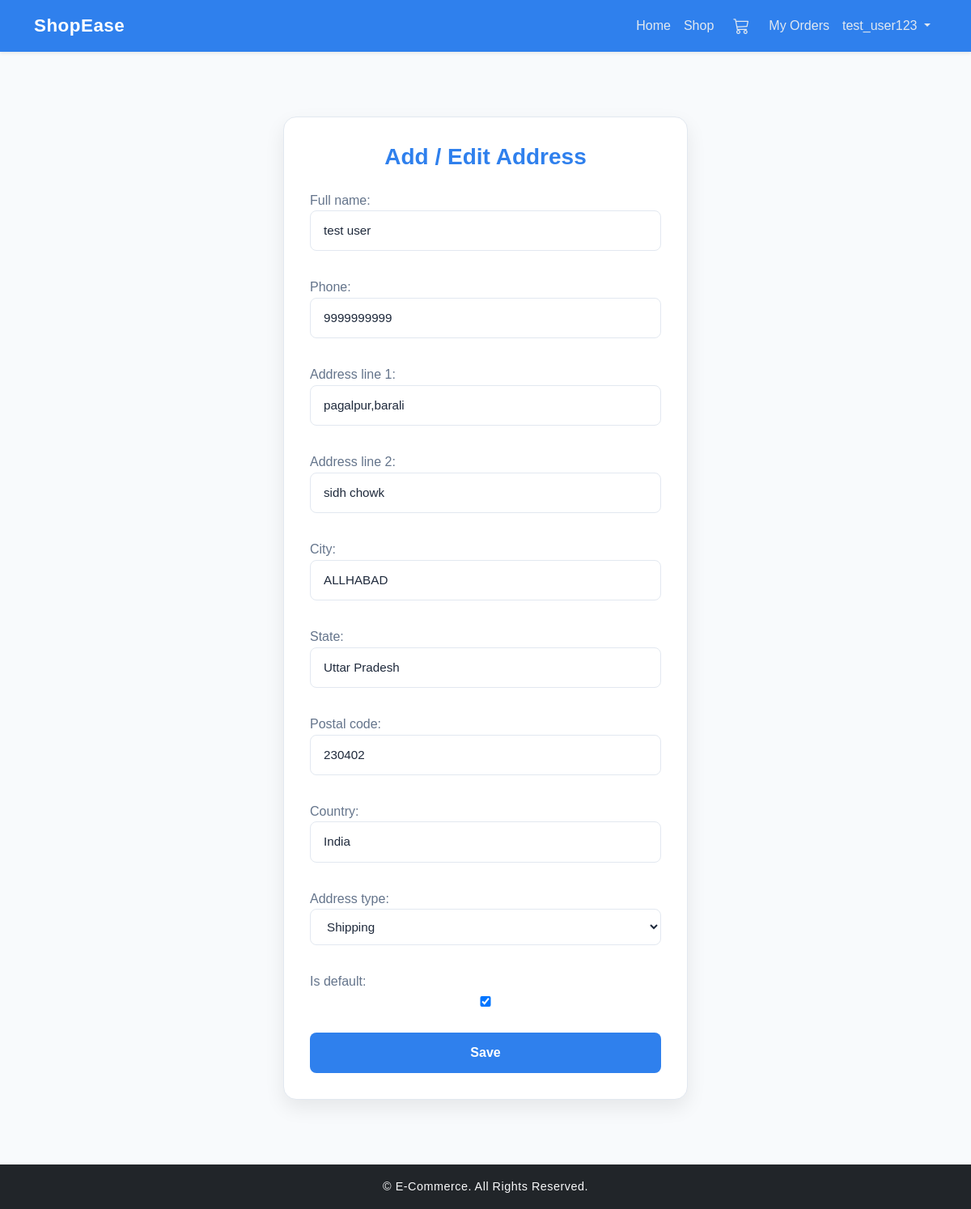
The app's page /users/addresses/2/edit/ (signed in) with its own data.
### users/models.py (models this page shows, shortened)
class Address(models.Model):
    ADDRESS_TYPES = (
        ('shipping', 'Shipping'),
        ('billing', 'Billing'),
    )
    profile = models.ForeignKey(Profile, on_delete=models.CASCADE, related_name='addresses')
    full_name = models.CharField(max_length=100)
    phone = models.CharField(max_length=15)
    address_line_1 = models.CharField(max_length=200)
    address_line_2 = models.CharField(max_length=200, blank=True, null=True)
    city = models.CharField(max_length=50)
    state = models.CharField(max_length=50)
    postal_code = models.CharField(max_length=10)
    country = models.CharField(max_length=50, default='India')
    address_type = models.CharField(max_length=20, choices=ADDRESS_TYPES, default='shipping')
    is_default = models.BooleanField(default=False)
    created_at = models.DateTimeField(default=timezone.now)
    class Meta:
        verbose_name = 'Address'
        verbose_name_plural = 'Addresses'
        ordering = ['-created_at']

### users/views.py (the view)
# urls.py: path('addresses/<int:pk>/edit/', AddressUpdateView.as_view(), name='address_edit'),
@method_decorator(login_required, name='dispatch')
class AddressUpdateView(UpdateView):
    model = Address
    form_class = AddressForm
    template_name = 'users/address_form.html'
    success_url = reverse_lazy('address_list')
    def get_queryset(self):
        return Address.objects.filter(profile=self.request.user.profile)

### users/forms.py
class AddressForm(forms.ModelForm):
    class Meta:
        model = Address
        fields = [
            'full_name', 'phone', 'address_line_1', 'address_line_2',
            'city', 'state', 'postal_code', 'country', 'address_type', 'is_default'
        ]

### templates/users/address_form.html (shortened to what this page needs)
{% extends 'base.html' %}
{% load static %}
{% block content %}
<link rel="stylesheet" href="{% static 'users/address_form.css' %}">
<div class="address-form-wrapper">
    <div class="address-form-card">
        <h2 class="address-form-title">Add / Edit Address</h2>
        <form method="POST" class="address-form" novalidate>
            {{ form.as_p }}
            <button type="submit" class="address-btn-save">Save</button>
        </form>
    </div>
</div>
{% endblock %}

### templates/base.html (shortened to what this page needs)
{% load static %} {% load tz %}
<!DOCTYPE html>
<html lang="en">
  <head>
    <link
      href="https://cdn.jsdelivr.net/npm/bootstrap@5.3.2/dist/css/bootstrap.min.css"
      rel="stylesheet"
    />
    <link
      href="https://cdn.jsdelivr.net/npm/bootstrap-icons@1.11.3/font/bootstrap-icons.css"
      rel="stylesheet"
    />
    <link rel="stylesheet" href="{% static 'include/style.css' %}" />
  </head>
  <body>
    <nav
      class="navbar navbar-expand-lg navbar-dark bg-dark shadow-sm sticky-top"
    >
      <div class="container">
        <a class="navbar-brand fw-bold" href="{% url 'home' %}">ShopEase</a>
        <div class="collapse navbar-collapse" id="navbarNav">
          <ul class="navbar-nav ms-auto align-items-lg-center">
            <li class="nav-item">
              <a class="nav-link" href="{% url 'home' %}">Home</a>
            </li>
            <li class="nav-item">
              <a class="nav-link" href="{% url 'product_list' %}">Shop</a>
            </li>
            <li class="nav-item position-relative mx-2">
              <a class="nav-link" href="{% url 'cart_detail' %}">
                <i class="bi bi-cart3 fs-5"></i>
              </a>
            </li>
            <li class="nav-item">
              <a class="nav-link" href="{% url 'order_list' %}">My Orders</a>
            </li>
            {% if user.is_authenticated %}
            <li class="nav-item dropdown">
              <a
                class="nav-link dropdown-toggle"
                href="#"
                id="navbarDropdown"
                role="button"
                data-bs-toggle="dropdown"
                aria-expanded="false"
              >
                {{ user.username }}
              </a>
            </li>
            {% endif %}
          </ul>
        </div>
      </div>
    </nav>
    <main class="container my-5">{% block content %} {% endblock %}</main>
    <footer class="bg-dark text-light text-center py-3 mt-5">
      &copy; {{ now|date:"Y" }} E-Commerce. All Rights Reserved.
    </footer>
  </body>
</html>

### static/include/style.css (style rules this page uses)
:root { --primary: #2f80ed; --secondary: #56ccf2; --background: #f8fafc; --card: #ffffff; --text-primary: #1e293b; --text-secondary: #64748b; --success: #10b981; --error: #ef4444; --border: #e2e8f0; }
body { background-color: var(--background); color: var(--text-primary); font-family: "Poppins", "Segoe UI", sans-serif; line-height: 1.6; }
a { color: var(--primary); text-decoration: none; transition: color 0.3s ease; }
.navbar { background-color: var(--primary) !important; }
.navbar-brand { font-size: 1.4rem; letter-spacing: 0.5px; color: #fff !important; }
.navbar-nav .nav-link { color: #e2e8f0 !important; transition: color 0.3s ease; }
footer { background-color: var(--primary); color: #ffffff; font-size: 0.9rem; letter-spacing: 0.5px; padding: 20px 0; }

### static/users/address_form.css (style rules this page uses)
:root { --primary: #2F80ED; --secondary: #56CCF2; --background: #F8FAFC; --card: #FFFFFF; --text-primary: #1E293B; --text-secondary: #64748B; --success: #10B981; --error: #EF4444; --border: #E2E8F0; }
body { background-color: var(--background); font-family: 'Poppins', sans-serif; color: var(--text-primary); }
.address-form-wrapper { display: flex; justify-content: center; align-items: flex-start; min-height: 100vh; padding: 2rem 1rem; }
.address-form-card { background-color: var(--card); border: 1px solid var(--border); border-radius: 1rem; box-shadow: 0 10px 25px rgba(0, 0, 0, 0.08); width: 100%; max-width: 500px; padding: 2rem; transition: box-shadow 0.3s ease; }
.address-form-title { text-align: center; color: var(--primary); font-weight: 700; margin-bottom: 1.5rem; font-size: 1.75rem; }
.address-form label { color: var(--text-secondary); font-weight: 500; }
.address-form input, .address-form select, .address-form textarea { width: 100%; border: 1px solid var(--border); border-radius: 0.5rem; padding: 0.75rem 1rem; margin-bottom: 1rem; font-size: 0.95rem; color: var(--text-primary); background-color: #fff; transition: border-color 0.2s ease, box-shadow 0.2s ease; }
.address-btn-save { background-color: var(--primary); color: white; border: none; border-radius: 0.5rem; padding: 0.75rem; font-size: 1rem; font-weight: 600; width: 100%; transition: background-color 0.3s ease, transform 0.2s ease; }

### records on screen
Address: full_name "test user", phone "9999999999", address_line_1 "pagalpur,barali", address_line_2 "sidh chowk", city "ALLHABAD", state "Uttar Pradesh", postal_code "230402", country "India", address_type "Shipping", is_default "☑"

### other values on screen
{{ user.username }} "test_user123"
